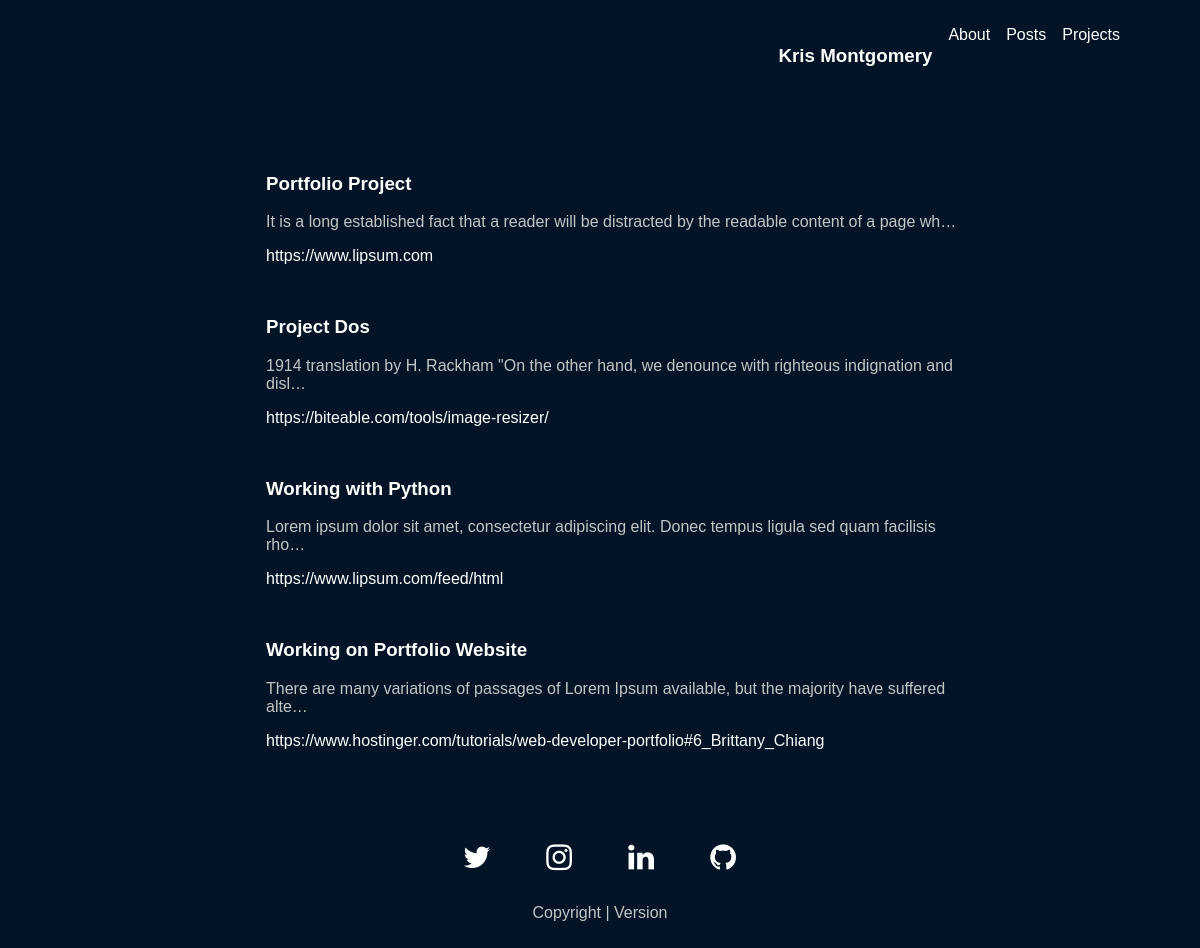
Before: /projects/ with the older database file.
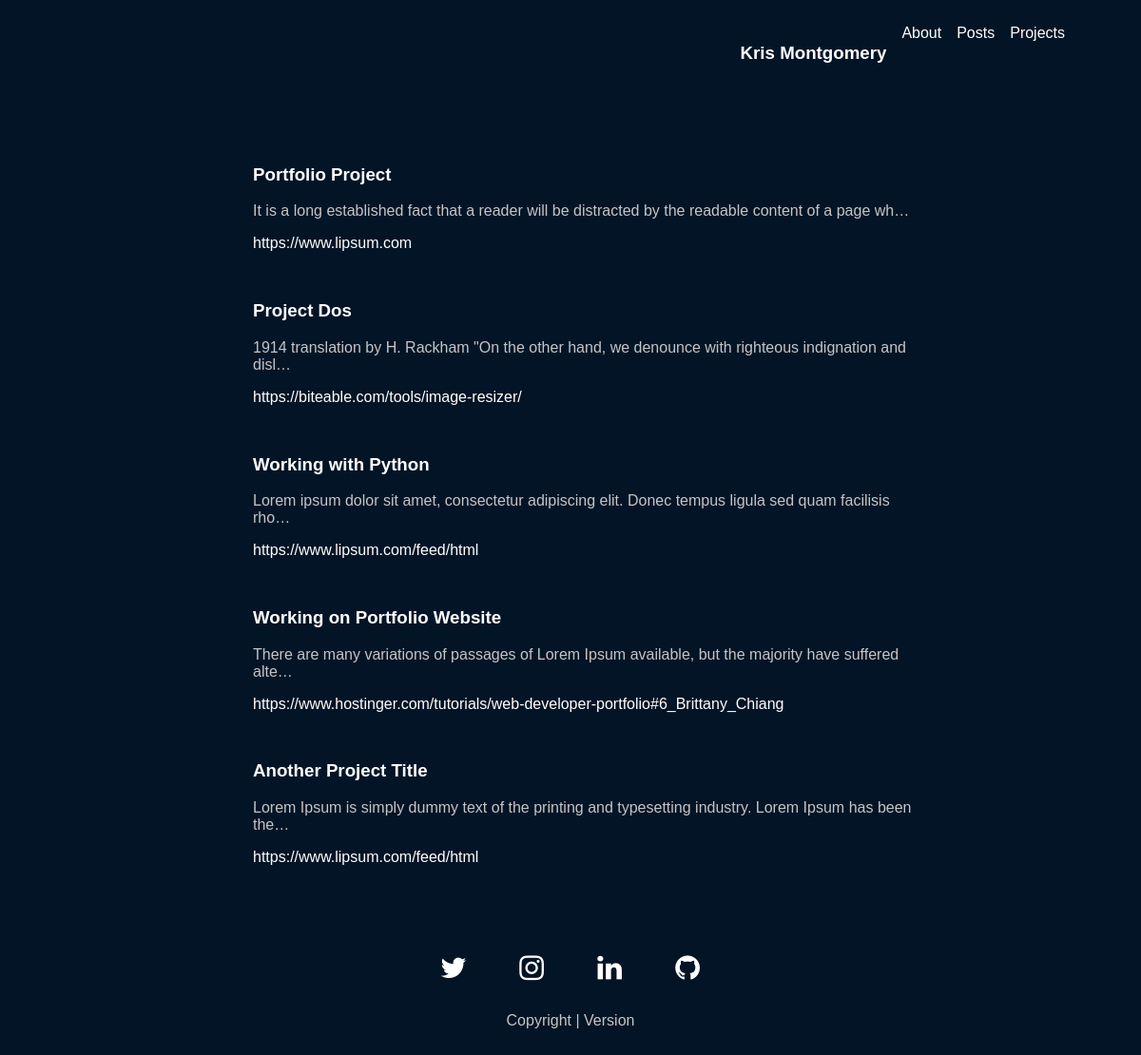
After: the same page with the newer database file.
### main/models.py (models this page shows, shortened)
class projectModel(models.Model):
    project_title = models.CharField(null=True, blank=True, max_length=200)
    project_image = models.ImageField(upload_to='static/images', blank=True, null=True, height_field=None, width_field=None, max_length=100,)
    project_image_info = models.TextField(null=True, blank=True)
    project_body = models.TextField(null=True, blank=True)
    project_image_two = models.ImageField(upload_to='static/images', blank=True, null=True, height_field=None, width_field=None, max_length=100,)
    project_image_two_info = models.TextField(null=True, blank=True)
    project_topic_two_title = models.CharField(null=True, blank=True, max_length=100)
    project_topic_two_body = models.TextField(null=True, blank=True)
    project_image_three = models.ImageField(upload_to='static/images', blank=True, null=True, height_field=None, width_field=None, max_length=100,)
    project_image_three_info = models.TextField(null=True, blank=True)
    project_topic_three_title = models.CharField(null=True, blank=True, max_length=100)
    project_topic_three_body = models.TextField(null=True, blank=True)
    project_slug = models.SlugField(default='', null=False)
    project_links = models.URLField(max_length=500, null=True, blank=True)
    project_links_two = models.URLField(max_length=500, null=True, blank=True)

### main/views.py (the view)
# urls.py: path('projects/', views.loadAllProjects, name='projects'),
def loadAllProjects(request):
    projects = projectModel.objects.all()
    context = {
        'projects': projects
    }
    return render(request, 'main/projects.html', context)

### main/templates/main/projects.html
{% extends 'main.html' %}
{% load static %}
{% block content %}
<div class="projects-container">
    <div class="leftside"></div>
        <div class="projects-main-content">
            <ul>
                {% for p in projects %}
                <li class="individual-project-container" onclick='location.href="project/{{p.id}}";'>
                    <h3>{{p.project_title}}</h3>
                    <p>{{p.project_body|truncatechars:100}}</p>
                    <a href="{{p.project_links}}">{{p.project_links}}</a>
                </li>
                {% endfor %}
            </ul>
        </div>
    <div class="rightside"></div>
</div>
{% endblock content %}

Changed rows visible on the page:
added projectModel: project_title "Another Project Title", project_body "Lorem Ipsum is simply dummy text of the printing and typesetting industry. Lorem Ipsum has been the…", project_links "https://www.lipsum.com/feed/html"
